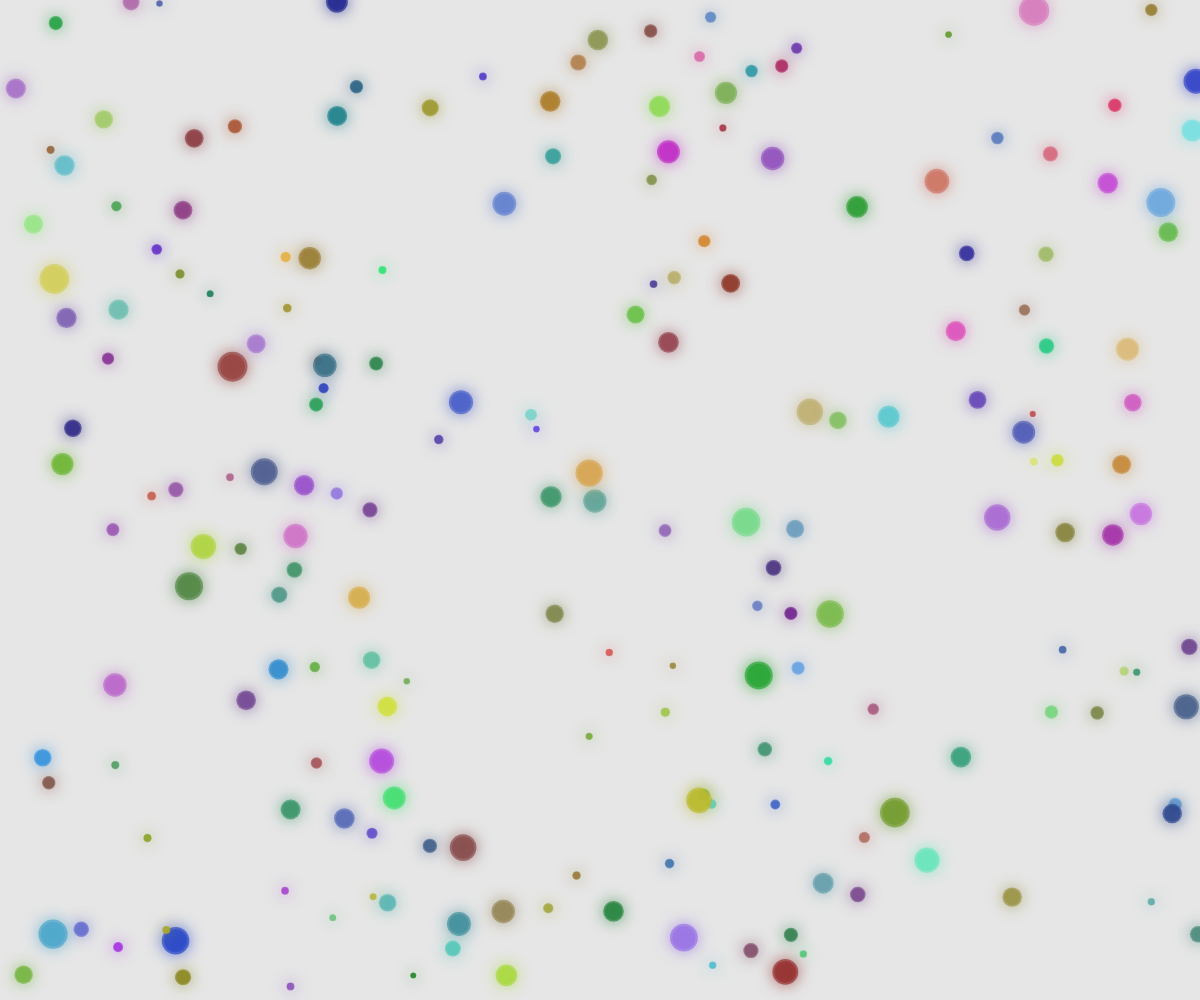
Frame 1 (no input)
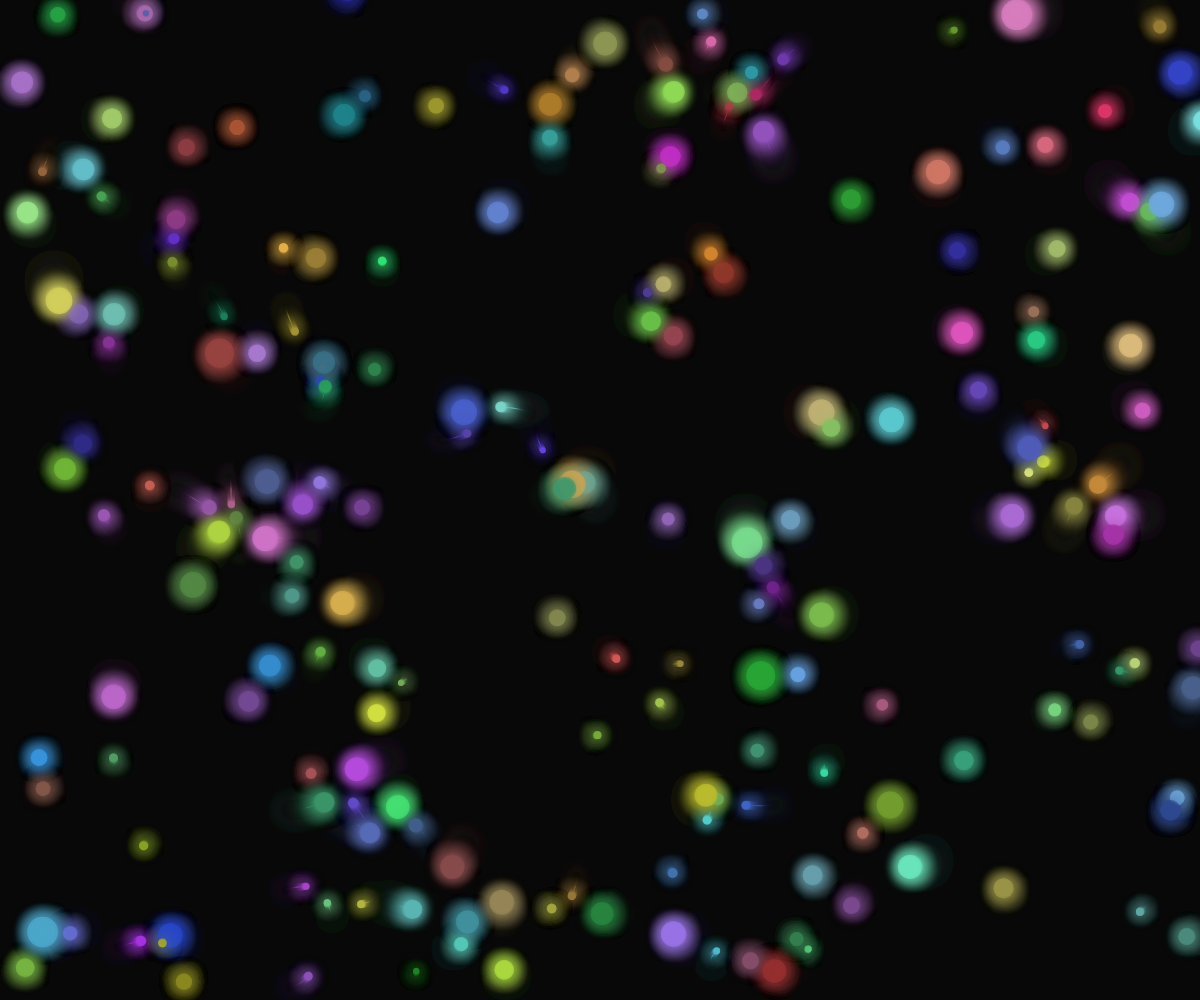
Frame 60 (no input)
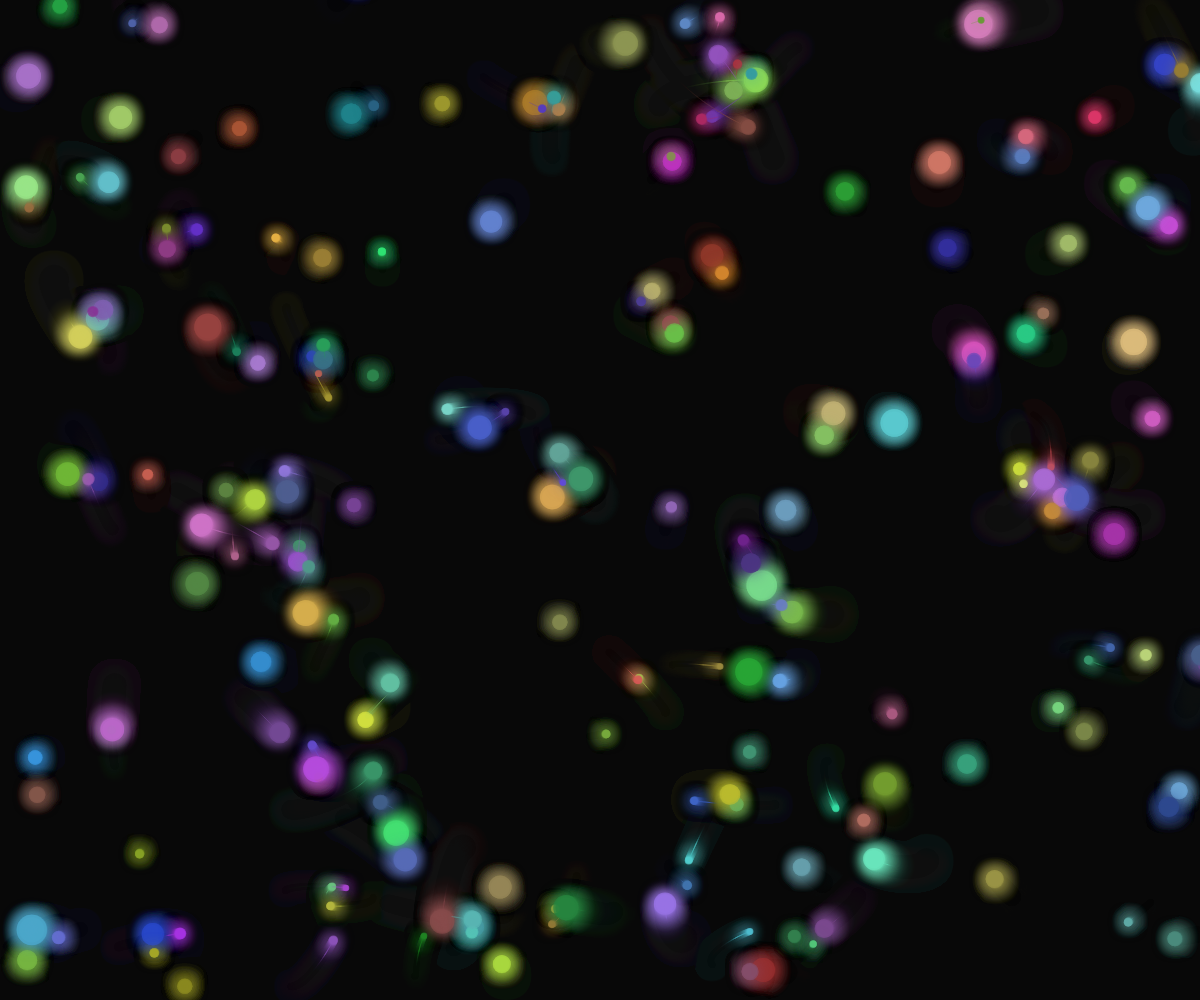
Frame 120 (the mouse pressed at the canvas centre since frame 60)

The p5.js sketch that drew these frames (run headless with seeded random() and noise() and a simulated clock; from frame 60 on, the mouse is pressed at the canvas centre):

// p5.js sketch
// ── sketch.js
let orbs = [];
const orbCount = 200;
let trails = [];

function setup() {
  createCanvas(windowWidth, windowHeight);
  colorMode(HSB, 360, 100, 100, 1);
  
  // Create orbs with random properties
  for (let i = 0; i < orbCount; i++) {
    orbs.push({
      x: random(width),
      y: random(height),
      size: random(5, 20),
      hue: random(360),
      saturation: random(40, 80),
      brightness: random(50, 90),
      speedX: random(-0.2, 0.2),
      speedY: random(-0.2, 0.2),
      pulseSpeed: random(0.01, 0.02),
      pulsePhase: random(TWO_PI),
      originalSize: random(5, 20),
      group: floor(random(5)) // Group for cohesion
    });
    
    // Initialize trail array for each orb
    trails.push([]);
  }
}

function draw() {
  // Semi-transparent background to create trail effect
  background(220, 5, 5, 0.1);
  
  // Update and display orbs
  for (let i = 0; i < orbs.length; i++) {
    let orb = orbs[i];
    
    // Group-based movement cohesion
    for (let j = 0; j < orbs.length; j++) {
      if (i !== j && orbs[j].group === orb.group) {
        let dx = orbs[j].x - orb.x;
        let dy = orbs[j].y - orb.y;
        let distance = sqrt(dx * dx + dy * dy);
        
        if (distance < 100) {
          // Move towards group center
          orb.speedX += dx * 0.0001;
          orb.speedY += dy * 0.0001;
        }
      }
    }
    
    // Apply movement and wrap around edges
    orb.x += orb.speedX;
    orb.y += orb.speedY;
    
    if (orb.x < -50) orb.x = width + 50;
    if (orb.x > width + 50) orb.x = -50;
    if (orb.y < -50) orb.y = height + 50;
    if (orb.y > height + 50) orb.y = -50;
    
    // Pulsing effect
    let pulse = sin(frameCount * orb.pulseSpeed + orb.pulsePhase) * 0.5 + 0.5;
    let currentSize = orb.originalSize * (1 + pulse * 0.3);
    
    // Add current position to trail
    trails[i].push({x: orb.x, y: orb.y});
    
    // Limit trail length
    if (trails[i].length > 20) {
      trails[i].shift();
    }
    
    // Draw the trail
    noFill();
    stroke(orb.hue, orb.saturation, orb.brightness, 0.3);
    strokeWeight(1);
    beginShape();
    for (let j = 0; j < trails[i].length; j++) {
      let point = trails[i][j];
      vertex(point.x, point.y);
    }
    endShape();
    
    // Draw the orb
    noStroke();
    fill(orb.hue, orb.saturation, orb.brightness, 0.7);
    ellipse(orb.x, orb.y, currentSize);
    
    // Add glow effect
    drawingContext.shadowBlur = 15;
    drawingContext.shadowColor = color(orb.hue, orb.saturation, orb.brightness);
    ellipse(orb.x, orb.y, currentSize * 1.2);
    drawingContext.shadowBlur = 0;
  }
}

function windowResized() {
  resizeCanvas(windowWidth, windowHeight);
}
